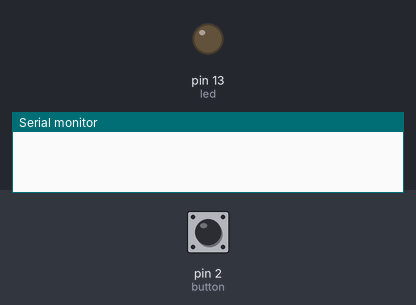
Bench run of a sketch on a simulated Arduino Uno, built with avr-gcc and run on an emulated ATmega328P. Shown: output pins drawn as LEDs (lit = HIGH), the last lines printed to the serial monitor. Inputs (shaded band) come from the test bench; at power-on: pin 2 (button) LOW.

Above: at 1.2 s.
1.3 s: pin 2 (button) pulled HIGH for 0.15 s
At 1.6 s:
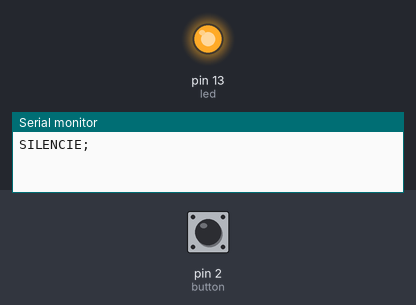
3.8 s: pin 2 (button) pulled HIGH for 3.2 s
At 8.9 s:
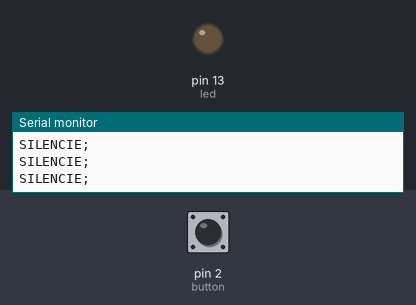
Timing chart, 0 to 10.4 s (numbered marks = the images above; inputs shaded):
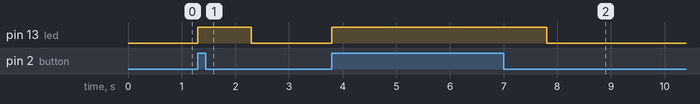

Measured:
- after the input at 1.3 s, pin 13 (led): LOW → HIGH at once, → LOW 1.0 s later
- after the input at 3.8 s, pin 13 (led): LOW → HIGH at once, → LOW 4.0 s later

The sketch:

5_-_Carregando_o_Bluetooth.ino
```cpp
const int button = 2;
const int led =  13;
int statusButton = 0;

void setup()
{
  pinMode(13, OUTPUT);
  Serial.begin(9600);
}
void loop()
{
    statusButton = digitalRead(button);
    if (statusButton == HIGH)
    {
       digitalWrite(led,HIGH);
       Serial.println("SILENCIE;");
       delay(1000);
    }else{
      digitalWrite(led,LOW);
    }
}   
```
